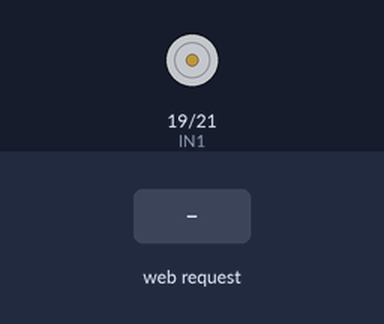
The sketch below on a simulated ESP32. Parts: motor-driver pin pairs drawn as motors (green arrow = first pin HIGH = forward, orange = second pin HIGH = backward, longer = more drive, scaled by the enable pin). The test bench sets the inputs (shaded band). WiFi joins after 1.5 s; servers stay silent unless stated; what the sketch prints to the serial monitor is not drawn.

Above: at 2.8 s.
2.9 s: HTTP request GET /right received
At 3.5 s:
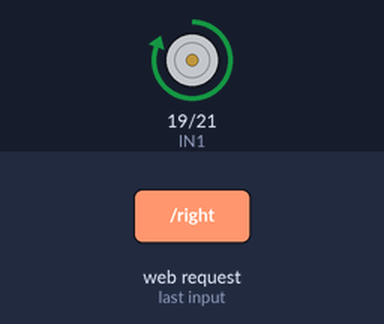
4.4 s: HTTP request GET /left received
At 5.6 s:
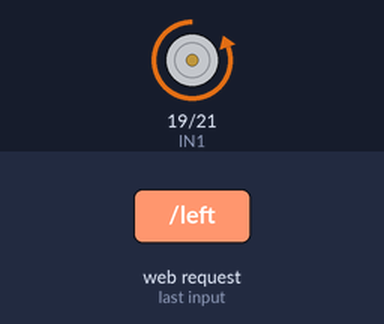
5.9 s: HTTP request GET /stop received
At 7.0 s:
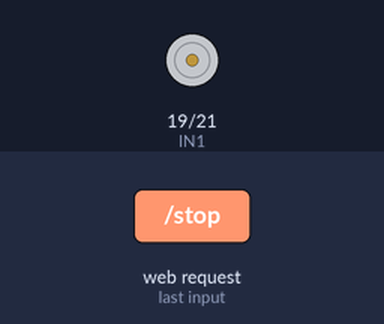
Timing chart, 0 to 8.9 s (numbered marks = the images above; inputs shaded):
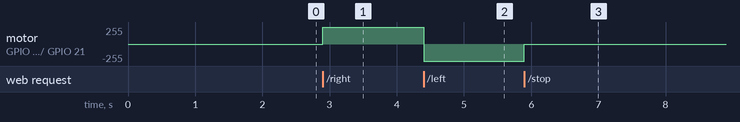

The sketch:

Motor_Web_Final.ino
```cpp
#include <WiFi.h>
#include <WebServer.h>

const char* ssid = "SSS";
const char* password = "SSS";

#define ENA 18
#define IN1 19
#define IN2 21

WebServer server(80);

void handleRoot() {
  String html = R"(
  <html>
  <head>
      <meta name='viewport' content='width=device-width, initial-scale=1.0'>
      <style>
          body { background:#111; color:white; font-family:Arial; text-align:center; }
          .btn {
              padding:20px;
              width:200px;
              margin:15px;
              font-size:22px;
              font-weight:bold;
              border-radius:12px;
              border:none;
              cursor:pointer;
          }
          .right { background:#007bff; }
          .left { background:#28a745; }
          .stop { background:#dc3545; }
      </style>
  </head>
  <body>
      <h1>Control Motor L298N</h1>
      <button class='btn right' onclick="location.href='/right'">Derecha</button><br>
      <button class='btn left' onclick="location.href='/left'">Izquierda</button><br>
      <button class='btn stop' onclick="location.href='/stop'">Detener</button>
  </body>
  </html>
  )";

  server.send(200, "text/html", html);
}

void girarDerecha() {
  digitalWrite(IN1, HIGH);
  digitalWrite(IN2, LOW);
  digitalWrite(ENA, HIGH);  // Motor ON

  server.sendHeader("Location", "/");
  server.send(303);
}

void girarIzquierda() {
  digitalWrite(IN1, LOW);
  digitalWrite(IN2, HIGH);
  digitalWrite(ENA, HIGH);  // Motor ON

  server.sendHeader("Location", "/");
  server.send(303);
}

void detener() {
  digitalWrite(IN1, LOW);
  digitalWrite(IN2, LOW);
  digitalWrite(ENA, LOW);  // Motor OFF

  server.sendHeader("Location", "/");
  server.send(303);
}

void setup() {
  Serial.begin(115200);

  pinMode(IN1, OUTPUT);
  pinMode(IN2, OUTPUT);
  pinMode(ENA, OUTPUT);

  WiFi.begin(ssid, password);
  Serial.print("Conectando a WiFi");
  while (WiFi.status() != WL_CONNECTED) {
    delay(200);
    Serial.print(".");
  }
  Serial.println("\nConectado!");
  Serial.print("IP del servidor: ");
  Serial.println(WiFi.localIP());

  server.on("/", handleRoot);
  server.on("/right", girarDerecha);
  server.on("/left", girarIzquierda);
  server.on("/stop", detener);

  server.begin();
}

void loop() {
  server.handleClient();
}
```

Measured:
- after the input at 2.9 s, motor on GPIO 19 (IN1) / GPIO 21 (IN2): stopped → forward 255/255 at once
- after the input at 4.4 s, motor on GPIO 19 (IN1) / GPIO 21 (IN2): forward 255/255 → backward 255/255 at once
- after the input at 5.9 s, motor on GPIO 19 (IN1) / GPIO 21 (IN2): backward 255/255 → stopped at once
